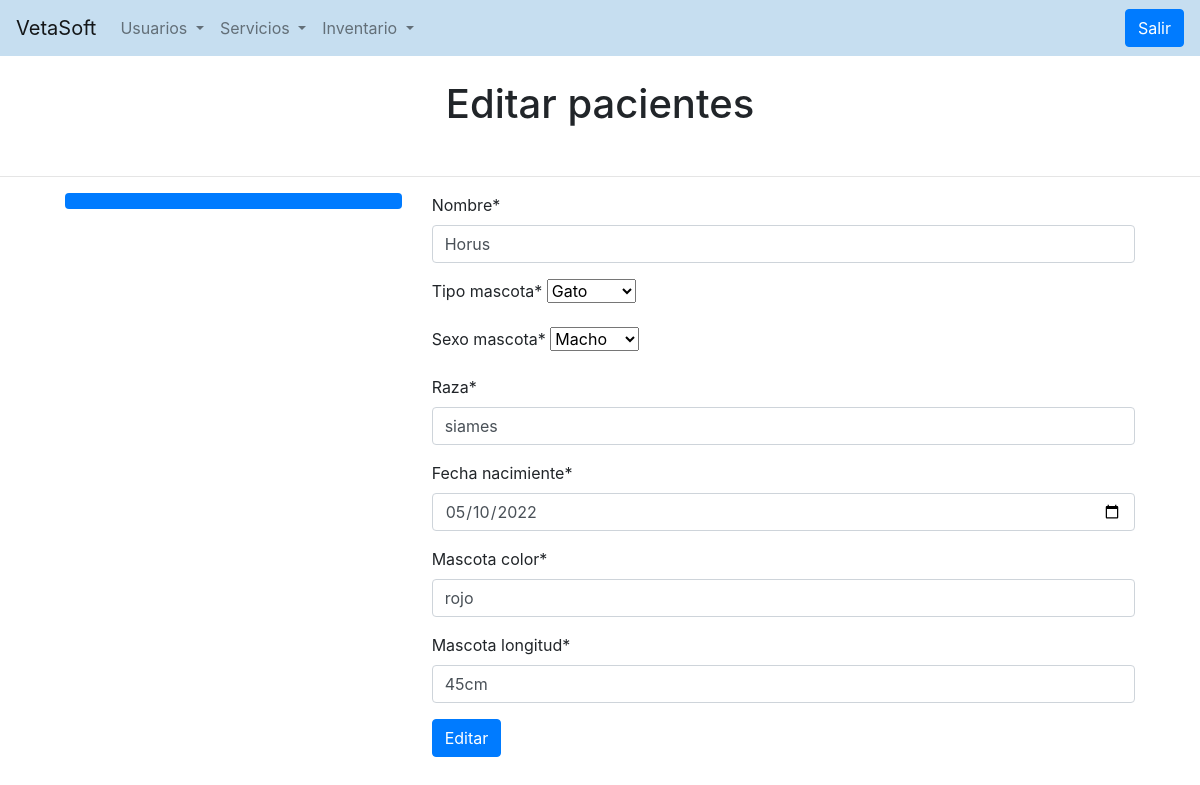
The page /modificar-pacientes/1/ (signed in) on the database its author committed.
### usuarios/models.py (models this page shows, shortened)
class pacientes(models.Model):
    nombre = models.CharField(max_length=45, blank=False)
    tipo_mascota = models.ForeignKey(tipo_mascota, on_delete=models.CASCADE)
    sexo_mascota = models.ForeignKey(mascota_sexo, on_delete=models.CASCADE)
    raza = models.CharField(max_length=45, blank=False)
    fecha_nacimiente = models.DateField(blank=False)
    mascota_color = models.CharField(max_length=20, blank=False)
    mascota_longitud = models.CharField(max_length=20, blank=False)
    class Meta:
        verbose_name = "Paciente"
        verbose_name_plural = "Pacientes"

class tipo_mascota(models.Model):
    tipo_mascota = models.CharField(max_length=20, blank=False, unique=True)
    class Meta:
        verbose_name = "Tipo mascota"
        verbose_name_plural = "Tipo mascotas"
    def __str__(self):
        return self.tipo_mascota

class mascota_sexo(models.Model):
    sexo_mascota = models.CharField(max_length=20, blank=False, unique=True)
    class Meta:
        verbose_name = "Mascota sexo"
        verbose_name_plural = "Mascota sexos"
    def __str__(self):
        return self.sexo_mascota

### usuarios/views.py (the view, shortened to what this page needs)
# urls.py: path('modificar-pacientes/<id>/', views.modificar_paciente, name="modificar_pacientes"),
@login_required
def modificar_paciente(request, id):
    paciente = get_object_or_404(pacientes,id=id)
    data = {'formu': FormularioPacientes(instance=paciente)}
    return render(request, "registration/modificar.html", data)

### usuarios/forms.py
class FormularioPacientes(forms.ModelForm):
    class Meta:
        model = pacientes
        fields = '__all__'
        widgets = {'fecha_nacimiente': DateInput(attrs={'type':'date'})}

### usuarios/templates/registration/modificar.html (shortened to what this page needs)
{% extends  'registration/base.html' %}
{% load crispy_forms_tags %}
{% block content %}
<br>
<center><h1>Editar pacientes</h1></center>
<br>
<hr style="width: 1200px;">
<div class="row" style="margin-left: 50px; margin-right: 50px;">
    <div class="col-4">
      <div class="nav flex-column nav-pills" id="v-pills-tab" role="tablist" aria-orientation="vertical">
        <a class="nav-link active" id="v-pills-home-tab" data-toggle="pill" href="#v-pills-home" role="tab" aria-controls="v-pills-home" aria-selected="true"></a>
        <a class="nav-link" id="v-pills-profile-tab" data-toggle="pill" href="#v-pills-profile" role="tab" aria-controls="v-pills-profile" aria-selected="false"></a>
      </div>
    </div>
    <div class="col-8">
      <div class="tab-content" id="v-pills-tabContent">
        <div class="tab-pane fade show active" id="v-pills-home" role="tabpanel" aria-labelledby="v-pills-home-tab"><form action="" method="POST">
          {{formu|crispy}}
        <button type="submit" class="btn btn-primary">Editar</button>
          </form></div>
      </div>
    </div>
  </div>
{% endblock %}

### rows shown on the page
pacientes: nombre "Horus", raza "siames", fecha_nacimiente "05/10/2022", mascota_color "rojo", mascota_longitud "45cm"
tipo_mascota: tipo_mascota "Gato"
mascota_sexo: sexo_mascota "Macho"
